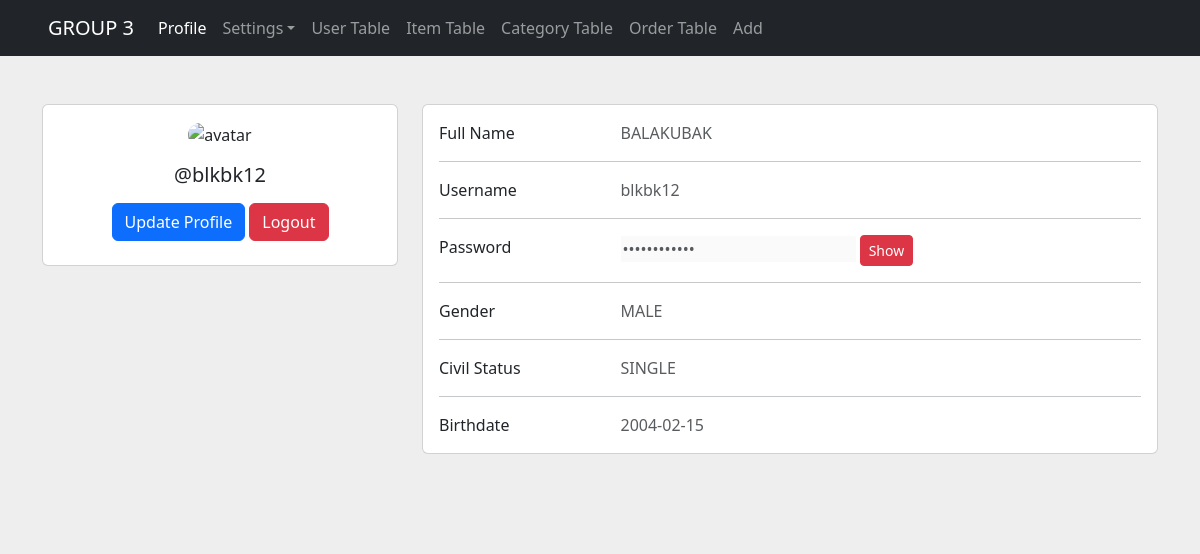
Screenshot of /profile.php (signed in) with the database file from the repository.
### tables this page shows
CREATE TABLE `usertbl` (
  `id` int NOT NULL AUTO_INCREMENT,
  `name` text NOT NULL,
  `username` text NOT NULL,
  `password` text NOT NULL,
  `gender` text NOT NULL,
  `civil_status` text NOT NULL,
  `birthdate` date NOT NULL,
  PRIMARY KEY (`id`)
);

### operation/sessioncheck.php (called while the page is built, shortened)
<?php
require_once("db/dbconnection.php");
if (!isset($_SESSION['username'])) {
    header("Location: login.php");
} else {
    $user = new User();
    $username = $_SESSION['username'];
    $sql = "select * from usertbl where username='$username'";
    $query = $conn ->query($sql);
    while ($row = $query->fetch_assoc()) {
        $user -> id = $row['id'];
        $user -> password = $row['password'];
        $user -> username = $row['username'];
        $user -> name = $row['name'];
        $user -> gender = $row['gender'];
        $user -> civil_status= $row['civil_status'];
        $user -> birthdate = $row['birthdate'];
    }
}

### profile.php (the view, shortened to what this page needs)
<?php
    include 'operation/sessioncheck.php';
?>
<!doctype html>
<html lang="en">
<head>
    <link rel="stylesheet" href="./css/bootstrap.min.css">
</head>
<body style="background-color: #eee">
<nav class="navbar navbar-expand navbar-dark bg-dark sticky-top px-5 text-secondary">
    <a class="navbar-brand" href="#">GROUP 3</a>
    <div class="collapse navbar-collapse" id="navbarSupportedContent">
        <ul class="navbar-nav mr-auto">
            <li class="nav-item">
                <a class="nav-link active" href="profile.php">Profile</a>
            </li>
            <li class="nav-item dropdown">
                <a class="nav-link dropdown-toggle" data-bs-toggle="dropdown" href="#" role="button" aria-expanded="false">Settings</a>
            </li>
            <li class="nav-item">
                <a class="nav-link" href="index.php">User Table</span></a>
            </li>
            <li class="nav-item">
                <a class="nav-link" href="items.php">Item Table</a>
            </li>
            <li class="nav-item">
                <a class="nav-link" href="category.php">Category Table</a>
            </li>
            <li class="nav-item">
                <a class="nav-link" href="order.php">Order Table</a>
            </li>
            <li class="nav-item">
                <a class="nav-link" href="add.php">Add</a>
            </li>
        </ul>
    </div>
</nav>
<section style="background-color: #eee;">
    <div class="container py-5">
        <div class="row">
            <div class="col-lg-4 ">
                <div class="card mb-4">
                    <div class="card-body text-center">
                        <img src="https://cdn.pixabay.com/photo/2015/10/05/22/37/blank-profile-picture-973460_640.png" alt="avatar"
                             class="rounded-5 img-fluid" style="width: 150px;">
                        <h5 class="my-3">@<?php echo $user -> username?></h5>
                        <div class="d-flex justify-content-center mb-2">
                            <?php echo "<a class='btn btn-primary' href='edituser.php?id={$user -> id}&from=profile'>Update Profile</a>"; ?>
                            <a class="btn btn-danger ms-1" href="operation/logout.php" onclick="return confirm('Are you sure you want to logout?')">Logout</a>
                        </div>
                    </div>
                </div>
            </div>
            <div class="col-lg-8">
                <div class="card mb-4">
                    <div class="card-body">
                        <div class="row">
                            <div class="col-sm-3">
                                <p class="mb-0">Full Name</p>
                            </div>
                            <div class="col-sm-9">
                                <p class="text-muted mb-0"><?php echo $user -> name; ?></p>
                            </div>
                        </div>
                        <hr>
                        <div class="row">
                            <div class="col-sm-3">
                                <p class="mb-0">Username</p>
                            </div>
                            <div class="col-sm-9">
                                <p class="text-muted mb-0"><?php echo $user -> username; ?></p>
                            </div>
                        </div>
                        <hr>
                        <div class="row">
                            <div class="col-sm-3">
                                <p class="mb-0">Password</p>
                            </div>
                            <div class="col-sm-9">
                                <input type="password" class="text-muted mb-0" id="pw" value="<?php echo $user -> password; ?>" disabled readonly style="border: none;">
                                <button class="btn btn-danger btn-sm" id="showBtn" onclick="showPassword()">Show</button>
                            </div>
                        </div>
                        <hr>
                        <div class="row">
                            <div class="col-sm-3">
                                <p class="mb-0">Gender</p>
                            </div>
                            <div class="col-sm-9">
                                <p class="text-muted mb-0"><?php echo $user -> gender; ?></p>
                            </div>
                        </div>
                        <hr>
                        <div class="row">
                            <div class="col-sm-3">
                                <p class="mb-0">Civil Status</p>
                            </div>
                            <div class="col-sm-9">
                                <p class="text-muted mb-0"><?php echo $user -> civil_status; ?></p>
                            </div>
                        </div>
                        <hr>
                        <div class="row">
                            <div class="col-sm-3">
                                <p class="mb-0">Birthdate</p>
                            </div>
                            <div class="col-sm-9">
                                <p class="text-muted mb-0"><?php echo $user -> birthdate; ?></p>
                            </div>
                        </div>
                    </div>
                </div>
            </div>
        </div>
    </div>
</section>
</body>
</html>

### rows the page displays
usertbl: username "blkbk12", name "BALAKUBAK", gender "MALE", civil_status "SINGLE", birthdate "2004-02-15"
